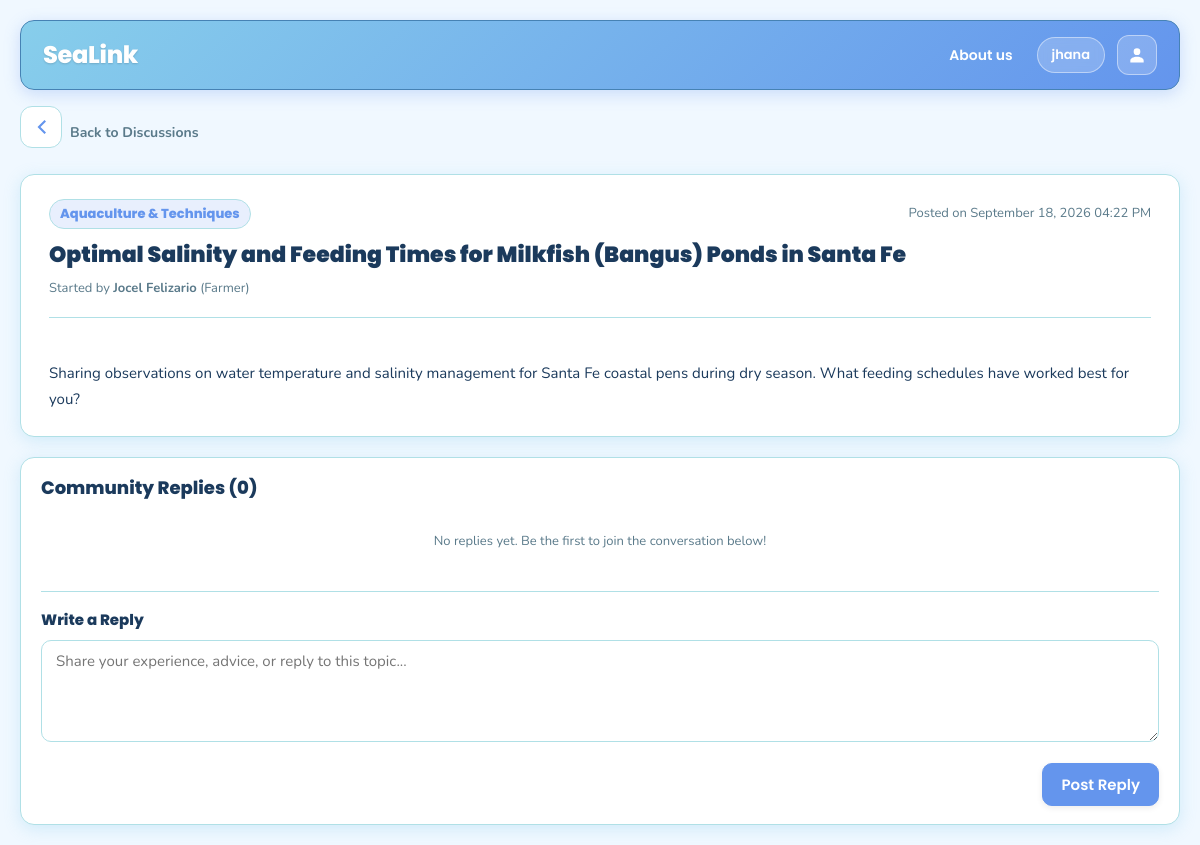
The app's page /forum/post.php?post_id=1 (signed in) with its own data.
### tables this page shows
CREATE TABLE `forum_post_tbl` (
  `post_id` int(11) NOT NULL,
  `user_id` int(11) NOT NULL,
  `user_role` enum('farmer','buyer','Content Admin','User Admin') NOT NULL DEFAULT 'farmer',
  `author_name` varchar(150) NOT NULL,
  `title` varchar(255) NOT NULL,
  `category` varchar(100) DEFAULT 'General Discussion',
  `content` text NOT NULL,
  `created_at` datetime DEFAULT current_timestamp(),
  `updated_at` datetime DEFAULT current_timestamp() ON UPDATE current_timestamp()
);

### includes/functions.php (called while the page is built, shortened)
<?php
if (!function_exists('e')) {
    function e($text)
    {
        return htmlspecialchars((string)$text, ENT_QUOTES, 'UTF-8');
    }
}

### forum/post.php (the view, shortened to what this page needs)
<?php
$role = $_SESSION['user_role'] ?? '';
require_once __DIR__ . '/../config/db.php';
require_once __DIR__ . '/../includes/functions.php';
$post_id = (int)($_GET['post_id'] ?? 0);
$stmt = mysqli_prepare($conn, "SELECT * FROM forum_post_tbl WHERE post_id = ? LIMIT 1");
mysqli_stmt_bind_param($stmt, "i", $post_id);
mysqli_stmt_execute($stmt);
$post = mysqli_fetch_assoc(mysqli_stmt_get_result($stmt));
$comments = [];
$return = trim((string)($_GET['return'] ?? ''));
if (!empty($return)) {
    $back_url = (strpos($return, 'http') === 0) ? $return : (BASE_URL . '/' . ltrim($return, '/'));
} else {
    $back_url = BASE_URL . '/infohub/index.php?tab=forum';
}
require_once __DIR__ . '/../includes/layout_top.php';
?>
<main class="dashboard-content <?php echo ($role === 'farmer') ? 'farmer-dashboard' : (($role === 'buyer') ? 'buyer-dashboard' : ''); ?>">
    <div style="display:flex; align-items:center; gap:8px; margin-bottom:16px;">
        <a class="back-arrow" href="<?php echo e($back_url); ?>" aria-label="Back to Discussions" style="text-decoration:none;">
            <svg viewBox="0 0 24 24" aria-hidden="true">
                <path fill="currentColor" d="M15.5 19 8.5 12l7-7 1.5 1.5L11.5 12l5.5 5.5z"/>
            </svg>
        </a>
        <a href="<?php echo e($back_url); ?>" style="text-decoration:none; font-weight:700; color:var(--muted); font-size:14px;"
           onmouseover="this.style.color='var(--primary)';"
           onmouseout="this.style.color='var(--muted)';">
            Back to Discussions
        </a>
    </div>
    <article class="section-card" style="margin-top:0; padding:24px 28px;">
        <div style="display:flex; justify-content:space-between; align-items:center; margin-bottom:12px; flex-wrap:wrap; gap:10px;">
            <span class="badge" style="background:rgba(100, 149, 237, 0.15); color:var(--primary); font-weight:800; font-size:13px;">
                <?php echo e($post['category']); ?>
            </span>
            <span class="small-muted">
                Posted on <?php echo date('F j, Y h:i A', strtotime($post['created_at'])); ?>
            </span>
        </div>
        <h1 style="font-size:22px; font-weight:900; margin:0 0 10px 0; color:var(--text);">
            <?php echo e($post['title']); ?>
        </h1>
        <div class="small-muted" style="margin-bottom:18px;">
            Started by <strong><?php echo e($post['author_name']); ?></strong> (<?php echo ucfirst(e($post['user_role'])); ?>)
        </div>
        <div style="font-size:15px; line-height:1.75; color:var(--text); white-space:pre-line; border-top:1px solid var(--border); padding-top:16px;">
            <?php echo e($post['content']); ?>
        </div>
    </article>
    <div class="section-card" style="margin-top:20px;">
        <h2 style="font-size:18px; font-weight:800; margin:0 0 16px 0;">
            Community Replies (<?php echo count($comments); ?>)
        </h2>
        <?php if (empty($comments)) { ?>
            <div class="small-muted" style="padding:16px 0; text-align:center;">
                No replies yet. Be the first to join the conversation below!
            </div>
        <?php } ?>
        <div style="margin-top:24px; padding-top:18px; border-top:1px solid var(--border);">
            <h3 style="font-size:15px; font-weight:800; margin:0 0 10px 0;">Write a Reply</h3>
            <form method="POST" action="<?php echo BASE_URL; ?>/forum/actions/comment_create.php">
                <div class="form-group">
                    <textarea name="content" rows="4" required placeholder="Share your experience, advice, or reply to this topic..."></textarea>
                </div>
                <div style="display:flex; justify-content:flex-end;">
                    <button type="submit" class="btn btn-primary">Post Reply</button>
                </div>
            </form>
        </div>
    </div>
</main>
<?php require_once __DIR__ . '/../includes/layout_bottom.php'; ?>

### assets/css/base.css (style rules this page uses)
* { margin: 0; padding: 0; box-sizing: border-box; }
:root { --bg: #F0F8FF; --bg-alt: #E0FFFF; --surface: #FFFFFF; --primary: #6495ED; --primary-hover: #4a7bd4; --sky-blue: #87CEEB; --light-sky-blue: #87CEFA; --powder-blue: #B0E0E6; --steel-blue: #4682B4; --dark-navy: #1B3A5C; --ocean-blue: #2E86AB; --deep-cerulean: #1B6CA8; --cadet-blue: #5F9EA0; --dark-sky-blue: #4C7A96; --beau-blue: #BCD4E6; --light-steel-blue: #B0C4DE; --gray-blue: #5A7A8A; --text: #1B3A5C; --text-dark: #152525; --text-white: #FFFFFF; --muted: #5A7A8A; --border: #B0E0E6; --border-light: #E0FFFF; --border-subtle: #F0F8FF; --card-shadow: 0 4px 16px rgba(135, 206, 235, 0.30); --card-shadow-hover:0 8px 24px rgba(100, 149, 237, 0.35); --widget-shadow: 0 6px 18px rgba(70, 130, 180, 0.20); --focus-glow: 0 0 0 3px rgba(100, 149, 237, 0.35); --font-primary: 'Poppins', sans-serif; --font-secondary: 'Nunito', sans-serif; }
body { font-family: var(--font-secondary); background-color: var(--bg); color: var(--text); line-height: 1.5; font-size: 16px; -webkit-font-smoothing: antialiased; -moz-osx-font-smoothing: grayscale; overflow-x: hidden; }
h1, h2, h3, h4, h5, h6 { font-family: var(--font-primary); color: var(--text); line-height: 1.3; overflow-wrap: break-word; word-wrap: break-word; }
h1, .page-title { font-size: 28px; font-weight: 700; margin-bottom: 8px; }
h2, .section-title { font-size: 22px; font-weight: 600; margin-bottom: 8px; }
h3, .card-title { font-size: 18px; font-weight: 600; margin-bottom: 6px; }
small, .small-muted, .caption { font-family: var(--font-secondary); font-size: 13px; font-weight: 400; color: var(--muted); }
a { color: var(--deep-cerulean); text-decoration: none; transition: color 0.15s ease; }

### assets/css/components.css (style rules this page uses)
.btn { display: inline-flex; align-items: center; justify-content: center; gap: 8px; padding: 10px 18px; border-radius: 10px; text-decoration: none; border: none; cursor: pointer; font-family: var(--font-primary); font-size: 15px; font-weight: 600; line-height: 1.4; transition: all 0.18s ease; box-shadow: 0 2px 6px rgba(0, 0, 0, 0.08); }
.btn-primary, .btn-search { background: var(--primary); color: var(--text-white); border: 1px solid var(--primary); }
.section-card { background: var(--surface); border: 1px solid var(--border); border-radius: 14px; padding: 18px 20px; margin-top: 16px; box-shadow: var(--card-shadow); }
.badge { display: inline-flex; align-items: center; gap: 6px; padding: 4px 10px; border-radius: 999px; font-family: var(--font-primary); font-size: 12px; font-weight: 500; border: 1px solid var(--border); background: #fafafa; color: var(--text); }
.form-group { margin-bottom: 14px; }
.form-group input, .form-group textarea, .form-group select { width: 100%; padding: 10px 14px; border: 1px solid var(--border); border-radius: 10px; background: var(--surface); font-family: var(--font-secondary); font-size: 15px; color: var(--text); outline: none; transition: border-color 0.18s ease, box-shadow 0.18s ease; }
.back-arrow { display: inline-flex; align-items: center; justify-content: center; width: 42px; height: 42px; border-radius: 12px; border: 1px solid var(--border); background: var(--surface); color: var(--primary); text-decoration: none; margin-bottom: 10px; transition: all 0.18s ease; }
.back-arrow svg { width: 24px; height: 24px; }

### records on screen
forum_post_tbl: category "Aquaculture & Techniques", created_at "September 18, 2026 04:22 PM", title "Optimal Salinity and Feeding Times for Milkfish (Bangus) Ponds in Santa Fe", author_name "Jocel Felizario", user_role "Farmer", content "Sharing observations on water temperature and salinity management for Santa Fe coastal pens during dry season. What feeding schedules have worked best for you?"

### other values on screen
$app_name "SeaLink"
$_SESSION['username'] "jhana"
count($comments) "0"
